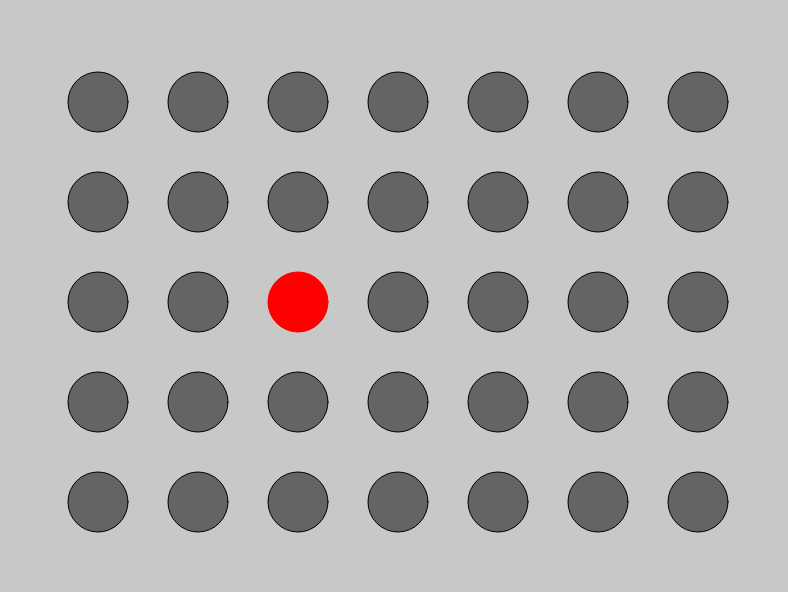
Frame 1 (no input)
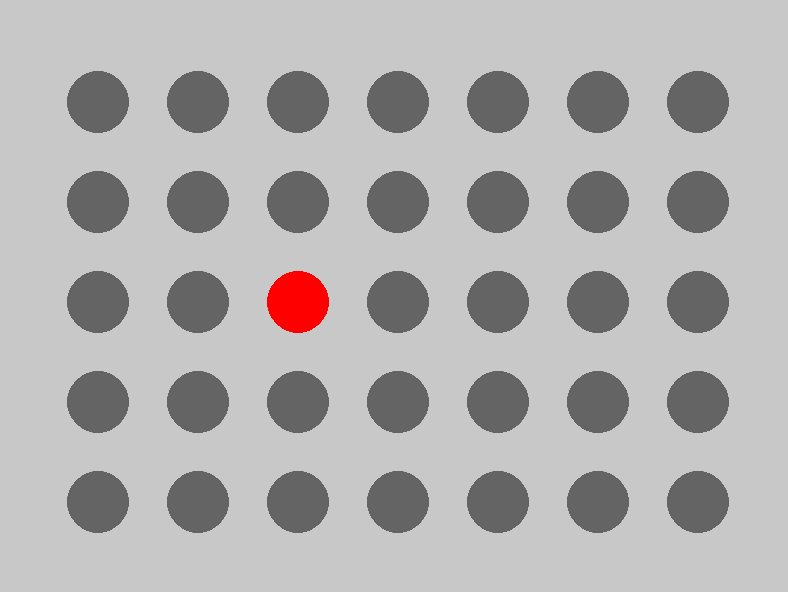
Frame 60 (no input)
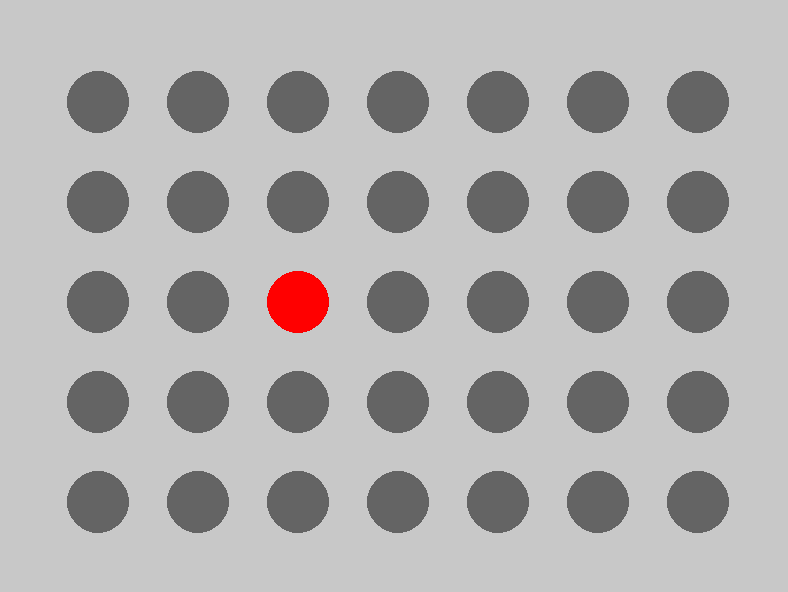
Frame 120 (the mouse pressed at the canvas centre since frame 60)

The p5.js sketch that drew these frames (run headless with seeded random() and noise() and a simulated clock; from frame 60 on, the mouse is pressed at the canvas centre):

// p5.js sketch
// ── sketch.js
var xPos = 100;
var yPos = 100;
var d = 60;
var width, height;

function setup() {
    width = 788;
    height = 592;
    createCanvas(width,height);
    background(200,200,200);
}

function draw() {
  fill(100,100,100);
  //ellipse horizontale en bas
  ellipse(width-1.5*d,height-1.5*d,d,d);
  ellipse(width-(1.5*d)-xPos,height-1.5*d,d,d);
  ellipse(width-(1.5*d)-2*xPos,height-1.5*d,d,d);
  ellipse(width-(1.5*d)-3*xPos,height-1.5*d,d,d);
  ellipse(width-(1.5*d)-4*xPos,height-1.5*d,d,d);
  ellipse(width-(1.5*d)-5*xPos,height-1.5*d,d,d);
  ellipse(width-(1.5*d)-6*xPos,height-1.5*d,d,d);
  // ellipse verticale 7
  ellipse(width-(1.5*d),height-(1.5*d)-yPos,d,d);
  ellipse(width-(1.5*d),height-(1.5*d)-2*yPos,d,d);
  ellipse(width-(1.5*d),height-(1.5*d)-3*yPos,d,d);
  ellipse(width-(1.5*d),height-(1.5*d)-4*yPos,d,d);
  // ellipse verticale 6
  ellipse(width-(1.5*d)-xPos,height-(1.5*d)-yPos,d,d);
  ellipse(width-(1.5*d)-xPos,height-(1.5*d)-2*yPos,d,d);
  ellipse(width-(1.5*d)-xPos,height-(1.5*d)-3*yPos,d,d);
  ellipse(width-(1.5*d)-xPos,height-(1.5*d)-4*yPos,d,d);
  // ellipse verticale 5
  ellipse(width-(1.5*d)-2*xPos,height-(1.5*d)-yPos,d,d);
  ellipse(width-(1.5*d)-2*xPos,height-(1.5*d)-2*yPos,d,d);
  ellipse(width-(1.5*d)-2*xPos,height-(1.5*d)-3*yPos,d,d);
  ellipse(width-(1.5*d)-2*xPos,height-(1.5*d)-4*yPos,d,d);
  // ellipse verticale 4
  ellipse(width-(1.5*d)-3*xPos,height-(1.5*d)-yPos,d,d);
  ellipse(width-(1.5*d)-3*xPos,height-(1.5*d)-2*yPos,d,d);
  ellipse(width-(1.5*d)-3*xPos,height-(1.5*d)-3*yPos,d,d);
  ellipse(width-(1.5*d)-3*xPos,height-(1.5*d)-4*yPos,d,d);
  // ellipse vertical 3
  ellipse(width-(1.5*d)-4*xPos,height-(1.5*d)-yPos,d,d);
  ellipse(width-(1.5*d)-4*xPos,height-(1.5*d)-3*yPos,d,d);
  ellipse(width-(1.5*d)-4*xPos,height-(1.5*d)-4*yPos,d,d);
  // ellipse verticale 2
  ellipse(width-(1.5*d)-5*xPos,height-(1.5*d)-yPos,d,d);
  ellipse(width-(1.5*d)-5*xPos,height-(1.5*d)-2*yPos,d,d);
  ellipse(width-(1.5*d)-5*xPos,height-(1.5*d)-3*yPos,d,d);
  ellipse(width-(1.5*d)-5*xPos,height-(1.5*d)-4*yPos,d,d);
  // ellipse verticale 1
  ellipse(width-(1.5*d)-6*xPos,height-(1.5*d)-yPos,d,d);
  ellipse(width-(1.5*d)-6*xPos,height-(1.5*d)-2*yPos,d,d);
  ellipse(width-(1.5*d)-6*xPos,height-(1.5*d)-3*yPos,d,d);
  ellipse(width-(1.5*d)-6*xPos,height-(1.5*d)-4*yPos,d,d);
  //ellipse rouge
  fill(255,0,0);
  stroke(255,0,0);
  ellipse(width-(1.5*d)-4*xPos,height-(1.5*d)-2*yPos,d,d);
  stroke(100,100,100);
}
